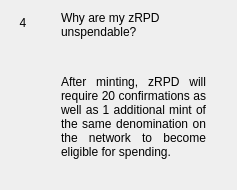
                  <widget class="QWidget" name="widgetFaq4" native="true">
                   <layout class="QHBoxLayout" name="horizontalPage_4" stretch="0,1">
                    <item alignment="Qt::AlignTop">
                     <widget class="QLabel" name="labelNumber4">
                      <property name="minimumSize">
                       <size>
                        <width>24</width>
                        <height>24</height>
                       </size>
                      </property>
                      <property name="maximumSize">
                       <size>
                        <width>16777215</width>
                        <height>24</height>
                       </size>
                      </property>
                      <property name="text">
                       <string>4</string>
                      </property>
                      <property name="alignment">
                       <set>Qt::AlignCenter</set>
                      </property>
                     </widget>
                    </item>
                    <item>
                     <layout class="QVBoxLayout" name="verticalLayoutPage_4">
                      <property name="leftMargin">
                       <number>20</number>
                      </property>
                      <property name="rightMargin">
                       <number>20</number>
                      </property>
                      <item>
                       <widget class="QLabel" name="labelSubtitle4">
                        <property name="text">
                         <string>Why are my zRPD unspendable?</string>
                        </property>
                        <property name="wordWrap">
                         <bool>true</bool>
                        </property>
                       </widget>
                      </item>
                      <item>
                       <spacer name="verticalSpacer_40">
                        <property name="orientation">
                         <enum>Qt::Vertical</enum>
                        </property>
                        <property name="sizeType">
                         <enum>QSizePolicy::Fixed</enum>
                        </property>
                        <property name="sizeHint" stdset="0">
                         <size>
                          <width>20</width>
                          <height>30</height>
                         </size>
                        </property>
                       </spacer>
                      </item>
                      <item>
                       <widget class="QLabel" name="labelContent4">
                        <property name="text">
                         <string>
                           &lt;html&gt;&lt;head/&gt;&lt;body&gt;&lt;p align=&quot;justify&quot;&gt;
                           After minting, zRPD will require 20 confirmations as well as 1
                           additional mint of the same denomination on the network to
                           become eligible for spending.
                           &lt;/p&gt;&lt;/body&gt;&lt;/html&gt;
                         </string>
                        </property>
                        <property name="alignment">
                         <set>Qt::AlignLeading|Qt::AlignLeft|Qt::AlignTop</set>
                        </property>
                        <property name="wordWrap">
                         <bool>true</bool>
                        </property>
                       </widget>
                      </item>
                      <item>
                       <spacer name="verticalSpacer_41">
                        <property name="orientation">
                         <enum>Qt::Vertical</enum>
                        </property>
                        <property name="sizeHint" stdset="0">
                         <size>
                          <width>20</width>
                          <height>20</height>
                         </size>
                        </property>
                       </spacer>
                      </item>
                     </layout>
                    </item>
                   </layout>
                  </widget>
